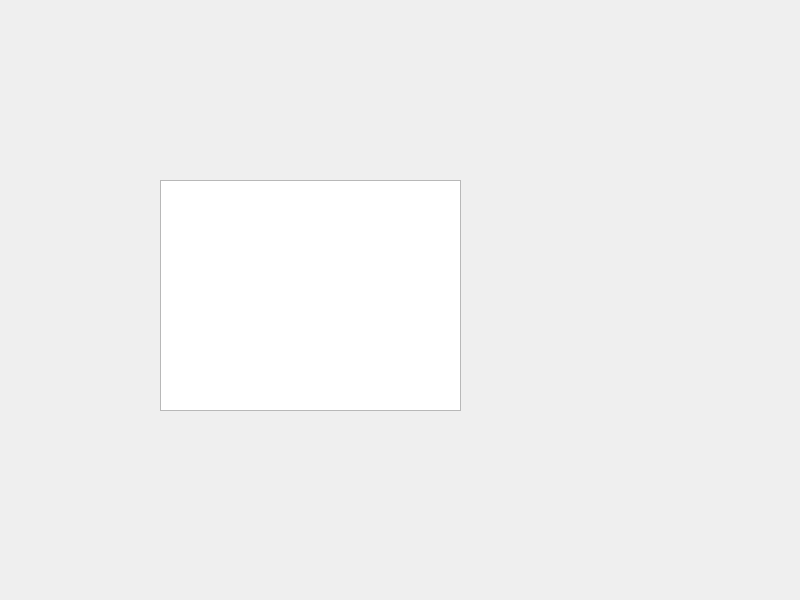
<?xml version="1.0" encoding="UTF-8"?>
<ui version="4.0">
 <class>Widget</class>
 <widget class="QWidget" name="Widget">
  <property name="geometry">
   <rect>
    <x>0</x>
    <y>0</y>
    <width>800</width>
    <height>600</height>
   </rect>
  </property>
  <property name="windowTitle">
   <string>Widget</string>
  </property>
  <widget class="QTextEdit" name="textEdit">
   <property name="geometry">
    <rect>
     <x>160</x>
     <y>180</y>
     <width>301</width>
     <height>231</height>
    </rect>
   </property>
  </widget>
 </widget>
 <resources/>
 <connections/>
</ui>
